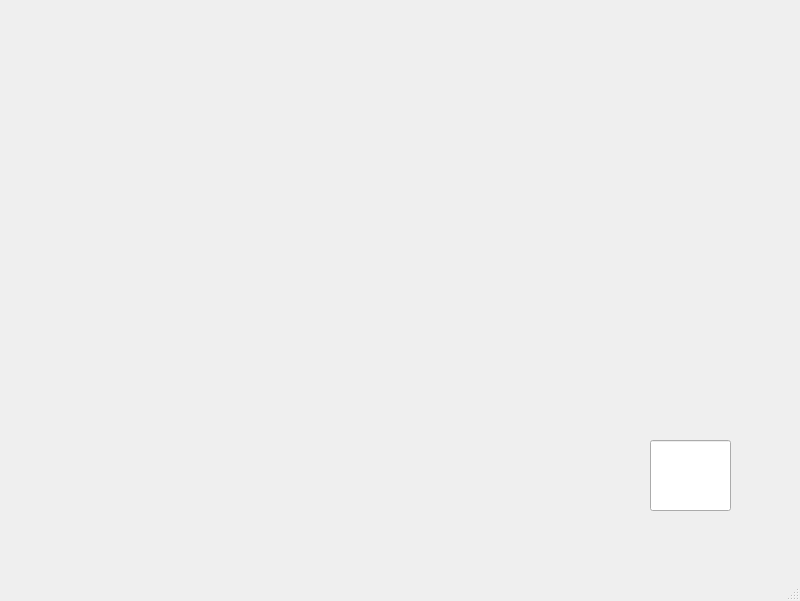
<?xml version="1.0" encoding="UTF-8"?>
<ui version="4.0">
 <class>MainWindow</class>
 <widget class="QMainWindow" name="MainWindow">
  <property name="geometry">
   <rect>
    <x>0</x>
    <y>0</y>
    <width>800</width>
    <height>601</height>
   </rect>
  </property>
  <property name="maximumSize">
   <size>
    <width>800</width>
    <height>601</height>
   </size>
  </property>
  <property name="windowTitle">
   <string>MainWindow</string>
  </property>
  <property name="windowIcon">
   <iconset theme="QIcon::ThemeIcon::EditPaste"/>
  </property>
  <property name="layoutDirection">
   <enum>Qt::LayoutDirection::LeftToRight</enum>
  </property>
  <property name="autoFillBackground">
   <bool>false</bool>
  </property>
  <property name="styleSheet">
   <string notr="true"/>
  </property>
  <property name="animated">
   <bool>true</bool>
  </property>
  <property name="tabShape">
   <enum>QTabWidget::TabShape::Rounded</enum>
  </property>
  <widget class="QWidget" name="centralwidget">
   <property name="sizePolicy">
    <sizepolicy hsizetype="Expanding" vsizetype="Expanding">
     <horstretch>0</horstretch>
     <verstretch>0</verstretch>
    </sizepolicy>
   </property>
   <widget class="QLabel" name="labelTlo">
    <property name="geometry">
     <rect>
      <x>0</x>
      <y>0</y>
      <width>801</width>
      <height>601</height>
     </rect>
    </property>
    <property name="sizePolicy">
     <sizepolicy hsizetype="Preferred" vsizetype="Preferred">
      <horstretch>0</horstretch>
      <verstretch>0</verstretch>
     </sizepolicy>
    </property>
    <property name="font">
     <font>
      <family>Times New Roman</family>
     </font>
    </property>
    <property name="layoutDirection">
     <enum>Qt::LayoutDirection::LeftToRight</enum>
    </property>
    <property name="text">
     <string/>
    </property>
    <property name="textFormat">
     <enum>Qt::TextFormat::PlainText</enum>
    </property>
    <property name="pixmap">
     <pixmap resource="resources.qrc">:/images/images/tlo.jpg</pixmap>
    </property>
    <property name="scaledContents">
     <bool>true</bool>
    </property>
    <property name="alignment">
     <set>Qt::AlignmentFlag::AlignCenter</set>
    </property>
   </widget>
   <widget class="QLineEdit" name="lineEditLitera">
    <property name="geometry">
     <rect>
      <x>650</x>
      <y>440</y>
      <width>81</width>
      <height>71</height>
     </rect>
    </property>
    <property name="maximumSize">
     <size>
      <width>610</width>
      <height>440</height>
     </size>
    </property>
    <property name="sizeIncrement">
     <size>
      <width>1</width>
      <height>0</height>
     </size>
    </property>
    <property name="font">
     <font>
      <pointsize>30</pointsize>
      <stylestrategy>NoAntialias</stylestrategy>
     </font>
    </property>
    <property name="inputMethodHints">
     <set>Qt::InputMethodHint::ImhPreferUppercase</set>
    </property>
    <property name="maxLength">
     <number>1</number>
    </property>
   </widget>
   <widget class="QLabel" name="labelKatgoria">
    <property name="geometry">
     <rect>
      <x>50</x>
      <y>30</y>
      <width>311</width>
      <height>41</height>
     </rect>
    </property>
    <property name="font">
     <font>
      <pointsize>19</pointsize>
      <underline>true</underline>
     </font>
    </property>
    <property name="text">
     <string/>
    </property>
   </widget>
   <widget class="QLabel" name="labelObrazWisielca">
    <property name="geometry">
     <rect>
      <x>380</x>
      <y>30</y>
      <width>381</width>
      <height>51</height>
     </rect>
    </property>
    <property name="font">
     <font>
      <pointsize>22</pointsize>
      <italic>true</italic>
     </font>
    </property>
    <property name="text">
     <string/>
    </property>
   </widget>
   <widget class="QLabel" name="labelObraz">
    <property name="geometry">
     <rect>
      <x>310</x>
      <y>120</y>
      <width>441</width>
      <height>251</height>
     </rect>
    </property>
    <property name="text">
     <string/>
    </property>
    <property name="pixmap">
     <pixmap resource="resources.qrc">:/images/images/s0.jpg</pixmap>
    </property>
   </widget>
   <widget class="QLabel" name="labelOdgadnieteSlowo">
    <property name="geometry">
     <rect>
      <x>20</x>
      <y>430</y>
      <width>551</width>
      <height>81</height>
     </rect>
    </property>
    <property name="font">
     <font>
      <pointsize>16</pointsize>
      <bold>true</bold>
     </font>
    </property>
    <property name="styleSheet">
     <string notr="true">color: white;</string>
    </property>
    <property name="text">
     <string/>
    </property>
   </widget>
   <widget class="QLabel" name="labelStanGry">
    <property name="geometry">
     <rect>
      <x>20</x>
      <y>220</y>
      <width>271</width>
      <height>141</height>
     </rect>
    </property>
    <property name="font">
     <font>
      <pointsize>18</pointsize>
     </font>
    </property>
    <property name="styleSheet">
     <string notr="true">color: white;</string>
    </property>
    <property name="text">
     <string/>
    </property>
   </widget>
  </widget>
  <widget class="QMenuBar" name="menubar">
   <property name="geometry">
    <rect>
     <x>0</x>
     <y>0</y>
     <width>800</width>
     <height>21</height>
    </rect>
   </property>
  </widget>
  <widget class="QStatusBar" name="statusbar"/>
 </widget>
 <resources>
  <include location="resources.qrc"/>
 </resources>
 <connections/>
</ui>
